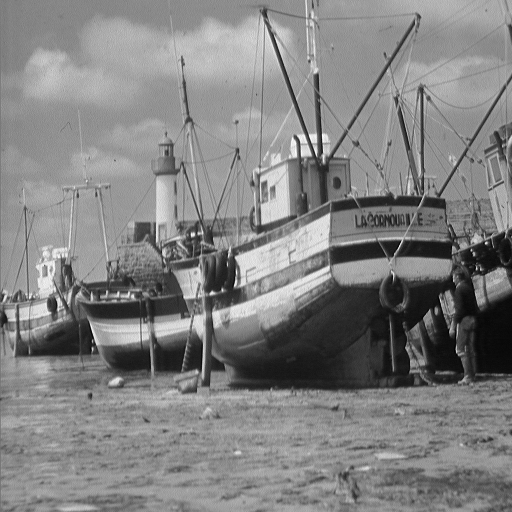
%> input picture HW2/boat.png, 512 x 512 px, given in place of brain.jpg, which was not available
$ octave Q2.m   (GNU Octave 9; MATLAB toolbox functions it lacks are replaced by stand-ins)
%> lines starting %> are read from the running program, lines starting %| are printed output that depends on the picture; long printed decimals are rounded; pictures that were not available may be replaced by others from this repository, and a replacement may not be noted
### HW2/mycontrast.m
function C = mycontrast(p)
K = length(p);
C = 0;
for i = 1:K
    for j = 1:K
        C = C + ((i - j) ^ 2) * p(i, j);
    end
end

### HW2/myhomogenity.m
function H = myhomogenity(p)
K = length(p);
H = 0;
for i = 1:K
    for j = 1:K
        H = H + p(i, j) / (1 + abs(i-j));
    end
end

### HW2/Q2.m
%% load images
clear; close all; clc;
img1 = imread("brain.jpg");
%> img1 is the input picture: size 512x512 uint8; min 0, max 255, mean 129.7
img2 = imread("sample.png");
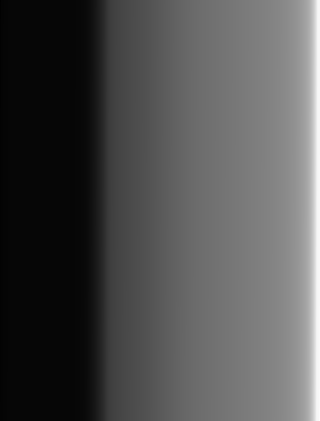
%> input picture HW2/sample.png, 320 x 421 px
%> img2 is the input picture: size 421x320 uint8; min 0, max 253, mean 79.4
figure;
imshow(img1)
figure;
imshow(img2)
%% part a
figure;
histogram(img1(:), "NumBins", 256, "Normalization","probability")
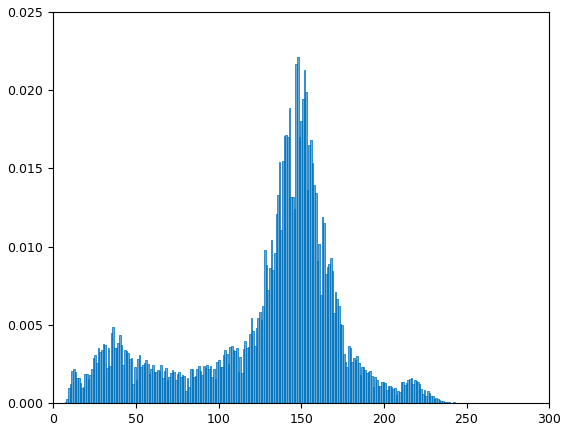
%> figure redrawn from the program's plot data; tallest bar 0.0221 high, from x = 147.4 to 148.4
[counts,binLocations] = imhist(img1);
%> counts = 256 values, max 5796 at index 149, min 0 at index 255, mean 1024; binLocations = 256 values from 0 to 255
N = numel(img1);
%> N = 262144
p = counts / N;
%> p = 256 values, max 0.0221 at index 149, min 0 at index 255, mean 0.00391
mu = sum(binLocations.*p); % mean
%> mu = 129.7
sigma = sum(((binLocations - mu).^2) .* p); % variance
%> sigma = 2178.8
U = sum(p.^2); % uniformity
%> U = 0.00963
E = -sum(p(p~=0) .* log2(p(p~=0))); % entropy
%> E = 7.19
disp("brain.jpg features")
disp("mean = " + num2str(mu));
%| mean = 129.708
disp("variance = " + num2str(sigma));
%| variance = 2178.7571
disp("uniformity = " + num2str(U));
%| uniformity = 0.009628
disp("entropy = " + num2str(E));
%| entropy = 7.1914
%% part b
figure;
histogram(img2(:), "NumBins", 256, "Normalization","probability")
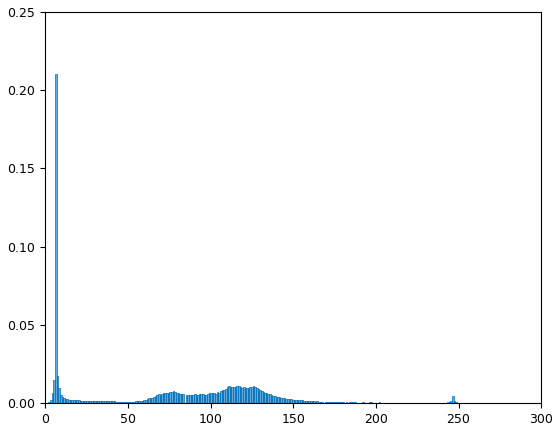
%> figure redrawn from the program's plot data; tallest bar 0.21 high, from x = 5.93 to 6.92
[counts,binLocations] = imhist(img2);
%> counts = 256 values, max 28345 at index 7, min 0 at index 255, mean 526.2
N = numel(img2);
%> N = 134720
p = counts / N;
%> p = 256 values, max 0.21 at index 7, min 0 at index 255, mean 0.00391
mu = sum(binLocations.*p); % mean
%> mu = 79.42
sigma = sum(((binLocations - mu).^2) .* p); % variance
%> sigma = 3239.7
U = sum(p.^2); % uniformity
%> U = 0.0496
E = -sum(p(p~=0) .* log2(p(p~=0))); % entropy
%> E = 6.44
disp("sample.png features")
disp("mean = " + num2str(mu));
%| mean = 79.4222
disp("variance = " + num2str(sigma));
%| variance = 3239.7252
disp("uniformity = " + num2str(U));
%| uniformity = 0.04959
disp("entropy = " + num2str(E));
%| entropy = 6.4437
%% part c
glcms1 = graycomatrix(img1, "NumLevels", 256);
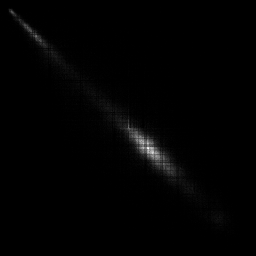
%> glcms1: size 256x256 double; min 0, max 429, mean 4; drawn with min black and max white
glcms2 = graycomatrix(img2, "NumLevels", 256);
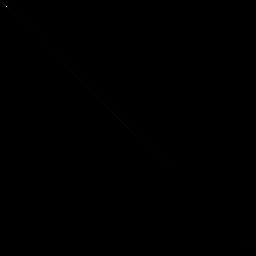
%> glcms2: size 256x256 double; min 0, max 27924, mean 2; drawn with min black and max white
%% part d
p1 = glcms1 / sum(glcms1, "all");
p2 = glcms2 / sum(glcms2, "all");
% contrast
C1 = mycontrast(p1);
%> after the loop in mycontrast, `for i = 1:K`: C = 269.7
%> C1 = 269.7
C2 = mycontrast(p2);
%> C2 = 2.98
% Uniformity
U1 = sum(p1.^2, "all");
%> U1 = 0.000355
U2 = sum(p2.^2, "all");
%> U2 = 0.0463
% Homogenity
H1 = myhomogenity(p1);
%> after the loop in myhomogenity, `for i = 1:K`: H = 0.236
%> H1 = 0.236
H2 = myhomogenity(p2);
%> H2 = 0.753
% Entropy
E1 = -sum(p1(p1~=0).*log2(p1(p1~=0)), "all");
%> E1 = 12.48
E2 = -sum(p2(p2~=0).*log2(p2(p2~=0)), "all");
%> E2 = 7.15
disp("brain.jpg features")
disp("Contrast = " + num2str(C1));
%| Contrast = 269.6782
disp("uniformity = " + num2str(U1));
%| uniformity = 0.0003551
disp("Homogenity = " + num2str(H1));
%| Homogenity = 0.2359
disp("Entropy = " + num2str(E1));
%| Entropy = 12.4834
disp("sample.png features")
disp("Contrast = " + num2str(C2));
%| Contrast = 2.984
disp("uniformity = " + num2str(U2));
%| uniformity = 0.04628
disp("Homogenity = " + num2str(H2));
%| Homogenity = 0.7526
disp("Entropy = " + num2str(E2));
%| Entropy = 7.1545
%% part e
% quantize features
thresh = 0:4:252-4;
values = [thresh, max(img1(:))];
%> values = 64 values from 0 to 255
quant1 = imquantize(img1, thresh);
quant2 = imquantize(img2, thresh);
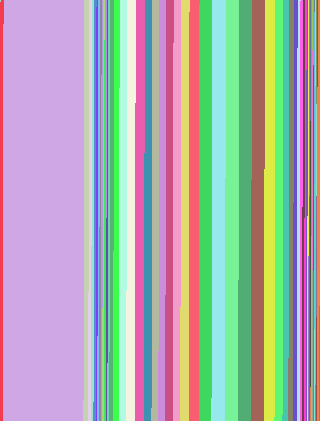
%> quant2: size 421x320 double; 64 distinct labels, from 1 to 64; one colour per label, 0 black
img1Quant = values(quant1);
img2Quant = values(quant2);
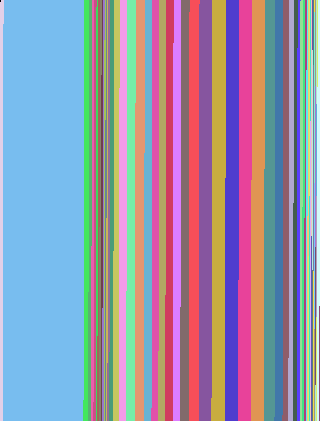
%> img2Quant: size 421x320 uint8; 64 distinct labels, from 0 to 255; one colour per label, 0 black
figure;
imshow(img1Quant)
figure;
imshow(img2Quant)
% extract features
glcms1 = graycomatrix(img1Quant, "NumLevels", 64);
%> glcms1: size 64x64 double
glcms2 = graycomatrix(img2Quant, "NumLevels", 64);
%> glcms2: size 64x64 double
p1 = glcms1 / sum(glcms1, "all");
%> p1: size 64x64 double
p2 = glcms2 / sum(glcms2, "all");
%> p2: size 64x64 double
% contrast
C1 = mycontrast(p1);
%> C1 = 16.98
C2 = mycontrast(p2);
%> C2 = 0.271
% Uniformity
U1 = sum(p1.^2, "all");
%> U1 = 0.00518
U2 = sum(p2.^2, "all");
%> U2 = 0.0777
% Homogenity
H1 = myhomogenity(p1);
%> H1 = 0.486
H2 = myhomogenity(p2);
%> H2 = 0.915
% Entropy
E1 = -sum(p1(p1~=0).*log2(p1(p1~=0)), "all");
%> E1 = 8.66
E2 = -sum(p2(p2~=0).*log2(p2(p2~=0)), "all");
%> E2 = 5.18
disp("brain.jpg (Quantized) features")
disp("Contrast = " + num2str(C1));
%| Contrast = 16.9832
disp("uniformity = " + num2str(U1));
%| uniformity = 0.005184
disp("Homogenity = " + num2str(H1));
%| Homogenity = 0.4859
disp("Entropy = " + num2str(E1));
%| Entropy = 8.6571
disp("sample.png (Quantized) features")
disp("Contrast = " + num2str(C2));
%| Contrast = 0.2709
disp("uniformity = " + num2str(U2));
%| uniformity = 0.07769
disp("Homogenity = " + num2str(H2));
%| Homogenity = 0.9145
disp("Entropy = " + num2str(E2));
%| Entropy = 5.184
